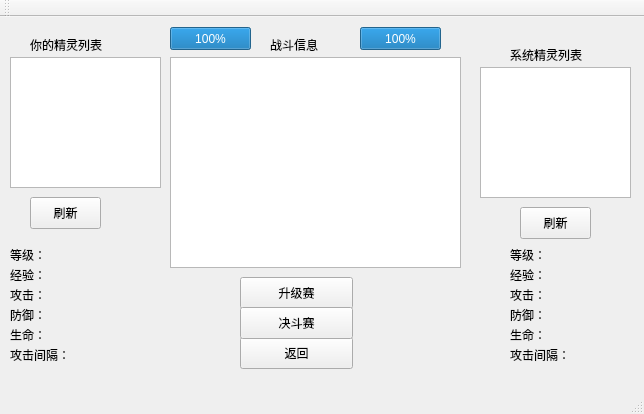
<?xml version="1.0" encoding="UTF-8"?>
<ui version="4.0">
 <class>MainWindow</class>
 <widget class="QMainWindow" name="MainWindow">
  <property name="geometry">
   <rect>
    <x>0</x>
    <y>0</y>
    <width>644</width>
    <height>414</height>
   </rect>
  </property>
  <property name="windowTitle">
   <string>MainWindow</string>
  </property>
  <widget class="QWidget" name="centralWidget">
   <widget class="QStackedWidget" name="stackedWidget">
    <property name="geometry">
     <rect>
      <x>0</x>
      <y>0</y>
      <width>644</width>
      <height>414</height>
     </rect>
    </property>
    <property name="currentIndex">
     <number>3</number>
    </property>
    <widget class="QWidget" name="page">
     <widget class="QPushButton" name="pushButton_signup">
      <property name="geometry">
       <rect>
        <x>260</x>
        <y>200</y>
        <width>81</width>
        <height>32</height>
       </rect>
      </property>
      <property name="text">
       <string>注册</string>
      </property>
     </widget>
     <widget class="QLineEdit" name="lineEdit">
      <property name="geometry">
       <rect>
        <x>270</x>
        <y>80</y>
        <width>113</width>
        <height>21</height>
       </rect>
      </property>
     </widget>
     <widget class="QLineEdit" name="lineEdit_2">
      <property name="geometry">
       <rect>
        <x>270</x>
        <y>110</y>
        <width>113</width>
        <height>21</height>
       </rect>
      </property>
      <property name="echoMode">
       <enum>QLineEdit::Password</enum>
      </property>
     </widget>
     <widget class="QLabel" name="label">
      <property name="geometry">
       <rect>
        <x>220</x>
        <y>80</y>
        <width>41</width>
        <height>16</height>
       </rect>
      </property>
      <property name="text">
       <string>账号</string>
      </property>
     </widget>
     <widget class="QPushButton" name="pushButton_login">
      <property name="geometry">
       <rect>
        <x>260</x>
        <y>160</y>
        <width>81</width>
        <height>32</height>
       </rect>
      </property>
      <property name="text">
       <string>登陆</string>
      </property>
     </widget>
     <widget class="QLabel" name="label_2">
      <property name="geometry">
       <rect>
        <x>220</x>
        <y>110</y>
        <width>31</width>
        <height>16</height>
       </rect>
      </property>
      <property name="text">
       <string>密码</string>
      </property>
     </widget>
     <widget class="QPushButton" name="pushButton_reconnect">
      <property name="geometry">
       <rect>
        <x>250</x>
        <y>240</y>
        <width>113</width>
        <height>32</height>
       </rect>
      </property>
      <property name="text">
       <string>连接服务器</string>
      </property>
     </widget>
    </widget>
    <widget class="QWidget" name="page_2">
     <widget class="QLabel" name="user_1">
      <property name="geometry">
       <rect>
        <x>100</x>
        <y>90</y>
        <width>60</width>
        <height>16</height>
       </rect>
      </property>
      <property name="text">
       <string>用户ID:</string>
      </property>
     </widget>
     <widget class="QLabel" name="user_2">
      <property name="geometry">
       <rect>
        <x>100</x>
        <y>110</y>
        <width>60</width>
        <height>16</height>
       </rect>
      </property>
      <property name="text">
       <string>精灵数量：</string>
      </property>
     </widget>
     <widget class="QLabel" name="user_3">
      <property name="geometry">
       <rect>
        <x>100</x>
        <y>130</y>
        <width>60</width>
        <height>16</height>
       </rect>
      </property>
      <property name="text">
       <string>满级数量：</string>
      </property>
     </widget>
     <widget class="QLabel" name="user_4">
      <property name="geometry">
       <rect>
        <x>100</x>
        <y>150</y>
        <width>60</width>
        <height>16</height>
       </rect>
      </property>
      <property name="text">
       <string>获胜次数：</string>
      </property>
     </widget>
     <widget class="QLabel" name="user_5">
      <property name="geometry">
       <rect>
        <x>100</x>
        <y>170</y>
        <width>60</width>
        <height>16</height>
       </rect>
      </property>
      <property name="text">
       <string>战斗次数：</string>
      </property>
     </widget>
     <widget class="QLabel" name="user_6">
      <property name="geometry">
       <rect>
        <x>100</x>
        <y>190</y>
        <width>60</width>
        <height>16</height>
       </rect>
      </property>
      <property name="text">
       <string>胜率：</string>
      </property>
     </widget>
     <widget class="QLabel" name="user_7">
      <property name="geometry">
       <rect>
        <x>100</x>
        <y>210</y>
        <width>60</width>
        <height>16</height>
       </rect>
      </property>
      <property name="text">
       <string>数量勋章：</string>
      </property>
     </widget>
     <widget class="QLabel" name="user_8">
      <property name="geometry">
       <rect>
        <x>100</x>
        <y>230</y>
        <width>60</width>
        <height>16</height>
       </rect>
      </property>
      <property name="text">
       <string>高级勋章：</string>
      </property>
     </widget>
     <widget class="QPushButton" name="button_play">
      <property name="geometry">
       <rect>
        <x>360</x>
        <y>140</y>
        <width>113</width>
        <height>32</height>
       </rect>
      </property>
      <property name="text">
       <string>战斗</string>
      </property>
     </widget>
     <widget class="QPushButton" name="button_friend">
      <property name="geometry">
       <rect>
        <x>360</x>
        <y>180</y>
        <width>113</width>
        <height>32</height>
       </rect>
      </property>
      <property name="text">
       <string>社交</string>
      </property>
     </widget>
     <widget class="QLabel" name="user_d_1">
      <property name="geometry">
       <rect>
        <x>170</x>
        <y>90</y>
        <width>60</width>
        <height>16</height>
       </rect>
      </property>
      <property name="text">
       <string/>
      </property>
     </widget>
     <widget class="QLabel" name="user_d_2">
      <property name="geometry">
       <rect>
        <x>170</x>
        <y>110</y>
        <width>60</width>
        <height>16</height>
       </rect>
      </property>
      <property name="text">
       <string/>
      </property>
     </widget>
     <widget class="QLabel" name="user_d_3">
      <property name="geometry">
       <rect>
        <x>170</x>
        <y>130</y>
        <width>60</width>
        <height>16</height>
       </rect>
      </property>
      <property name="text">
       <string/>
      </property>
     </widget>
     <widget class="QLabel" name="user_d_4">
      <property name="geometry">
       <rect>
        <x>170</x>
        <y>150</y>
        <width>60</width>
        <height>16</height>
       </rect>
      </property>
      <property name="text">
       <string/>
      </property>
     </widget>
     <widget class="QLabel" name="user_d_5">
      <property name="geometry">
       <rect>
        <x>170</x>
        <y>170</y>
        <width>60</width>
        <height>16</height>
       </rect>
      </property>
      <property name="text">
       <string/>
      </property>
     </widget>
     <widget class="QLabel" name="user_d_6">
      <property name="geometry">
       <rect>
        <x>170</x>
        <y>190</y>
        <width>60</width>
        <height>16</height>
       </rect>
      </property>
      <property name="text">
       <string/>
      </property>
     </widget>
     <widget class="QLabel" name="user_d_7">
      <property name="geometry">
       <rect>
        <x>170</x>
        <y>210</y>
        <width>60</width>
        <height>16</height>
       </rect>
      </property>
      <property name="text">
       <string/>
      </property>
     </widget>
     <widget class="QLabel" name="user_d_8">
      <property name="geometry">
       <rect>
        <x>170</x>
        <y>230</y>
        <width>60</width>
        <height>16</height>
       </rect>
      </property>
      <property name="text">
       <string/>
      </property>
     </widget>
     <widget class="QPushButton" name="button_logout">
      <property name="geometry">
       <rect>
        <x>360</x>
        <y>220</y>
        <width>113</width>
        <height>32</height>
       </rect>
      </property>
      <property name="text">
       <string>登出</string>
      </property>
     </widget>
    </widget>
    <widget class="QWidget" name="page_3">
     <widget class="QListWidget" name="listWidget">
      <property name="geometry">
       <rect>
        <x>20</x>
        <y>30</y>
        <width>161</width>
        <height>192</height>
       </rect>
      </property>
     </widget>
     <widget class="QListWidget" name="listWidget_3">
      <property name="geometry">
       <rect>
        <x>320</x>
        <y>30</y>
        <width>161</width>
        <height>192</height>
       </rect>
      </property>
     </widget>
     <widget class="QLabel" name="label_3">
      <property name="geometry">
       <rect>
        <x>70</x>
        <y>10</y>
        <width>60</width>
        <height>16</height>
       </rect>
      </property>
      <property name="text">
       <string>全部用户</string>
      </property>
     </widget>
     <widget class="QLabel" name="label_5">
      <property name="geometry">
       <rect>
        <x>380</x>
        <y>10</y>
        <width>60</width>
        <height>16</height>
       </rect>
      </property>
      <property name="text">
       <string>小精灵</string>
      </property>
     </widget>
     <widget class="QPushButton" name="pushButton_shuaxin1">
      <property name="geometry">
       <rect>
        <x>40</x>
        <y>230</y>
        <width>111</width>
        <height>32</height>
       </rect>
      </property>
      <property name="text">
       <string>查看全部用户</string>
      </property>
     </widget>
     <widget class="QPushButton" name="pushButton_shuaxin2">
      <property name="geometry">
       <rect>
        <x>40</x>
        <y>260</y>
        <width>111</width>
        <height>32</height>
       </rect>
      </property>
      <property name="text">
       <string>查看在线用户</string>
      </property>
     </widget>
     <widget class="QLabel" name="some_3">
      <property name="geometry">
       <rect>
        <x>200</x>
        <y>80</y>
        <width>60</width>
        <height>16</height>
       </rect>
      </property>
      <property name="text">
       <string>满级数量：</string>
      </property>
     </widget>
     <widget class="QLabel" name="some_4">
      <property name="geometry">
       <rect>
        <x>200</x>
        <y>100</y>
        <width>60</width>
        <height>16</height>
       </rect>
      </property>
      <property name="text">
       <string>获胜次数：</string>
      </property>
     </widget>
     <widget class="QLabel" name="some_7">
      <property name="geometry">
       <rect>
        <x>200</x>
        <y>160</y>
        <width>60</width>
        <height>16</height>
       </rect>
      </property>
      <property name="text">
       <string>数量勋章：</string>
      </property>
     </widget>
     <widget class="QLabel" name="some_d_8">
      <property name="geometry">
       <rect>
        <x>270</x>
        <y>180</y>
        <width>41</width>
        <height>16</height>
       </rect>
      </property>
      <property name="text">
       <string/>
      </property>
     </widget>
     <widget class="QLabel" name="some_6">
      <property name="geometry">
       <rect>
        <x>200</x>
        <y>140</y>
        <width>60</width>
        <height>16</height>
       </rect>
      </property>
      <property name="text">
       <string>胜率：</string>
      </property>
     </widget>
     <widget class="QLabel" name="some_1">
      <property name="geometry">
       <rect>
        <x>200</x>
        <y>40</y>
        <width>60</width>
        <height>16</height>
       </rect>
      </property>
      <property name="text">
       <string>用户ID:</string>
      </property>
     </widget>
     <widget class="QLabel" name="some_d_3">
      <property name="geometry">
       <rect>
        <x>270</x>
        <y>80</y>
        <width>41</width>
        <height>16</height>
       </rect>
      </property>
      <property name="text">
       <string/>
      </property>
     </widget>
     <widget class="QLabel" name="some_2">
      <property name="geometry">
       <rect>
        <x>200</x>
        <y>60</y>
        <width>60</width>
        <height>16</height>
       </rect>
      </property>
      <property name="text">
       <string>精灵数量：</string>
      </property>
     </widget>
     <widget class="QLabel" name="some_5">
      <property name="geometry">
       <rect>
        <x>200</x>
        <y>120</y>
        <width>60</width>
        <height>16</height>
       </rect>
      </property>
      <property name="text">
       <string>战斗次数：</string>
      </property>
     </widget>
     <widget class="QLabel" name="some_d_7">
      <property name="geometry">
       <rect>
        <x>270</x>
        <y>160</y>
        <width>31</width>
        <height>16</height>
       </rect>
      </property>
      <property name="text">
       <string/>
      </property>
     </widget>
     <widget class="QLabel" name="some_d_6">
      <property name="geometry">
       <rect>
        <x>270</x>
        <y>140</y>
        <width>41</width>
        <height>16</height>
       </rect>
      </property>
      <property name="text">
       <string/>
      </property>
     </widget>
     <widget class="QLabel" name="some_d_5">
      <property name="geometry">
       <rect>
        <x>270</x>
        <y>120</y>
        <width>51</width>
        <height>16</height>
       </rect>
      </property>
      <property name="text">
       <string/>
      </property>
     </widget>
     <widget class="QLabel" name="some_8">
      <property name="geometry">
       <rect>
        <x>200</x>
        <y>180</y>
        <width>60</width>
        <height>16</height>
       </rect>
      </property>
      <property name="text">
       <string>高级勋章：</string>
      </property>
     </widget>
     <widget class="QLabel" name="some_d_4">
      <property name="geometry">
       <rect>
        <x>270</x>
        <y>100</y>
        <width>41</width>
        <height>16</height>
       </rect>
      </property>
      <property name="text">
       <string/>
      </property>
     </widget>
     <widget class="QLabel" name="some_d_1">
      <property name="geometry">
       <rect>
        <x>260</x>
        <y>40</y>
        <width>51</width>
        <height>20</height>
       </rect>
      </property>
      <property name="text">
       <string/>
      </property>
     </widget>
     <widget class="QLabel" name="some_d_2">
      <property name="geometry">
       <rect>
        <x>270</x>
        <y>60</y>
        <width>41</width>
        <height>16</height>
       </rect>
      </property>
      <property name="text">
       <string/>
      </property>
     </widget>
     <widget class="QLabel" name="l_h_0">
      <property name="geometry">
       <rect>
        <x>490</x>
        <y>30</y>
        <width>60</width>
        <height>16</height>
       </rect>
      </property>
      <property name="text">
       <string>编号：</string>
      </property>
     </widget>
     <widget class="QLabel" name="l_h_1">
      <property name="geometry">
       <rect>
        <x>490</x>
        <y>50</y>
        <width>60</width>
        <height>16</height>
       </rect>
      </property>
      <property name="text">
       <string>名称：</string>
      </property>
     </widget>
     <widget class="QLabel" name="l_h_3">
      <property name="geometry">
       <rect>
        <x>490</x>
        <y>90</y>
        <width>60</width>
        <height>16</height>
       </rect>
      </property>
      <property name="text">
       <string>攻击：</string>
      </property>
     </widget>
     <widget class="QLabel" name="l_h_4">
      <property name="geometry">
       <rect>
        <x>490</x>
        <y>110</y>
        <width>60</width>
        <height>16</height>
       </rect>
      </property>
      <property name="text">
       <string>防御：</string>
      </property>
     </widget>
     <widget class="QLabel" name="l_h_2">
      <property name="geometry">
       <rect>
        <x>490</x>
        <y>70</y>
        <width>60</width>
        <height>16</height>
       </rect>
      </property>
      <property name="text">
       <string>等级：</string>
      </property>
     </widget>
     <widget class="QLabel" name="lh0">
      <property name="geometry">
       <rect>
        <x>550</x>
        <y>30</y>
        <width>60</width>
        <height>16</height>
       </rect>
      </property>
      <property name="text">
       <string/>
      </property>
     </widget>
     <widget class="QLabel" name="lh1">
      <property name="geometry">
       <rect>
        <x>550</x>
        <y>50</y>
        <width>60</width>
        <height>16</height>
       </rect>
      </property>
      <property name="text">
       <string/>
      </property>
     </widget>
     <widget class="QLabel" name="lh2">
      <property name="geometry">
       <rect>
        <x>550</x>
        <y>70</y>
        <width>60</width>
        <height>16</height>
       </rect>
      </property>
      <property name="text">
       <string/>
      </property>
     </widget>
     <widget class="QLabel" name="lh3">
      <property name="geometry">
       <rect>
        <x>550</x>
        <y>90</y>
        <width>60</width>
        <height>16</height>
       </rect>
      </property>
      <property name="text">
       <string/>
      </property>
     </widget>
     <widget class="QLabel" name="lh4">
      <property name="geometry">
       <rect>
        <x>550</x>
        <y>110</y>
        <width>60</width>
        <height>16</height>
       </rect>
      </property>
      <property name="text">
       <string/>
      </property>
     </widget>
     <widget class="QLabel" name="l_h_7">
      <property name="geometry">
       <rect>
        <x>490</x>
        <y>170</y>
        <width>60</width>
        <height>16</height>
       </rect>
      </property>
      <property name="text">
       <string>闪避率：</string>
      </property>
     </widget>
     <widget class="QLabel" name="l_h_5">
      <property name="geometry">
       <rect>
        <x>490</x>
        <y>130</y>
        <width>60</width>
        <height>16</height>
       </rect>
      </property>
      <property name="text">
       <string>生命：</string>
      </property>
     </widget>
     <widget class="QLabel" name="l_h_6">
      <property name="geometry">
       <rect>
        <x>490</x>
        <y>150</y>
        <width>60</width>
        <height>16</height>
       </rect>
      </property>
      <property name="text">
       <string>暴击率：</string>
      </property>
     </widget>
     <widget class="QLabel" name="lh5">
      <property name="geometry">
       <rect>
        <x>550</x>
        <y>130</y>
        <width>60</width>
        <height>16</height>
       </rect>
      </property>
      <property name="text">
       <string/>
      </property>
     </widget>
     <widget class="QLabel" name="lh6">
      <property name="geometry">
       <rect>
        <x>550</x>
        <y>150</y>
        <width>60</width>
        <height>16</height>
       </rect>
      </property>
      <property name="text">
       <string/>
      </property>
     </widget>
     <widget class="QLabel" name="lh7">
      <property name="geometry">
       <rect>
        <x>550</x>
        <y>170</y>
        <width>60</width>
        <height>16</height>
       </rect>
      </property>
      <property name="text">
       <string/>
      </property>
     </widget>
     <widget class="QPushButton" name="pushButton">
      <property name="geometry">
       <rect>
        <x>510</x>
        <y>310</y>
        <width>113</width>
        <height>32</height>
       </rect>
      </property>
      <property name="text">
       <string>返回</string>
      </property>
     </widget>
    </widget>
    <widget class="QWidget" name="page_4">
     <widget class="QPushButton" name="pushButton_2">
      <property name="geometry">
       <rect>
        <x>240</x>
        <y>320</y>
        <width>113</width>
        <height>32</height>
       </rect>
      </property>
      <property name="text">
       <string>返回</string>
      </property>
     </widget>
     <widget class="QListWidget" name="listWidget_5">
      <property name="geometry">
       <rect>
        <x>10</x>
        <y>40</y>
        <width>151</width>
        <height>131</height>
       </rect>
      </property>
     </widget>
     <widget class="QListWidget" name="listWidget_6">
      <property name="geometry">
       <rect>
        <x>480</x>
        <y>50</y>
        <width>151</width>
        <height>131</height>
       </rect>
      </property>
     </widget>
     <widget class="QLabel" name="label_9">
      <property name="geometry">
       <rect>
        <x>30</x>
        <y>20</y>
        <width>81</width>
        <height>16</height>
       </rect>
      </property>
      <property name="text">
       <string>你的精灵列表</string>
      </property>
     </widget>
     <widget class="QLabel" name="label_10">
      <property name="geometry">
       <rect>
        <x>510</x>
        <y>30</y>
        <width>81</width>
        <height>16</height>
       </rect>
      </property>
      <property name="text">
       <string>系统精灵列表</string>
      </property>
     </widget>
     <widget class="QListWidget" name="listWidget_7">
      <property name="geometry">
       <rect>
        <x>170</x>
        <y>40</y>
        <width>291</width>
        <height>211</height>
       </rect>
      </property>
     </widget>
     <widget class="QLabel" name="label_11">
      <property name="geometry">
       <rect>
        <x>270</x>
        <y>20</y>
        <width>81</width>
        <height>16</height>
       </rect>
      </property>
      <property name="text">
       <string>战斗信息</string>
      </property>
     </widget>
     <widget class="QPushButton" name="pushButton_3">
      <property name="geometry">
       <rect>
        <x>240</x>
        <y>260</y>
        <width>113</width>
        <height>32</height>
       </rect>
      </property>
      <property name="text">
       <string>升级赛</string>
      </property>
     </widget>
     <widget class="QPushButton" name="pushButton_4">
      <property name="geometry">
       <rect>
        <x>240</x>
        <y>290</y>
        <width>113</width>
        <height>32</height>
       </rect>
      </property>
      <property name="text">
       <string>决斗赛</string>
      </property>
     </widget>
     <widget class="QPushButton" name="pushButton_5">
      <property name="geometry">
       <rect>
        <x>30</x>
        <y>180</y>
        <width>71</width>
        <height>32</height>
       </rect>
      </property>
      <property name="text">
       <string>刷新</string>
      </property>
     </widget>
     <widget class="QPushButton" name="pushButton_6">
      <property name="geometry">
       <rect>
        <x>520</x>
        <y>190</y>
        <width>71</width>
        <height>32</height>
       </rect>
      </property>
      <property name="text">
       <string>刷新</string>
      </property>
     </widget>
     <widget class="QProgressBar" name="progressBar">
      <property name="geometry">
       <rect>
        <x>170</x>
        <y>10</y>
        <width>81</width>
        <height>23</height>
       </rect>
      </property>
      <property name="value">
       <number>100</number>
      </property>
     </widget>
     <widget class="QProgressBar" name="progressBar_2">
      <property name="geometry">
       <rect>
        <x>360</x>
        <y>10</y>
        <width>81</width>
        <height>23</height>
       </rect>
      </property>
      <property name="value">
       <number>100</number>
      </property>
     </widget>
     <widget class="QLabel" name="mh0">
      <property name="geometry">
       <rect>
        <x>10</x>
        <y>230</y>
        <width>111</width>
        <height>16</height>
       </rect>
      </property>
      <property name="text">
       <string>等级：</string>
      </property>
     </widget>
     <widget class="QLabel" name="mh1">
      <property name="geometry">
       <rect>
        <x>10</x>
        <y>250</y>
        <width>101</width>
        <height>16</height>
       </rect>
      </property>
      <property name="text">
       <string>经验：</string>
      </property>
     </widget>
     <widget class="QLabel" name="mh2">
      <property name="geometry">
       <rect>
        <x>10</x>
        <y>270</y>
        <width>101</width>
        <height>16</height>
       </rect>
      </property>
      <property name="text">
       <string>攻击：</string>
      </property>
     </widget>
     <widget class="QLabel" name="mh3">
      <property name="geometry">
       <rect>
        <x>10</x>
        <y>290</y>
        <width>101</width>
        <height>16</height>
       </rect>
      </property>
      <property name="text">
       <string>防御：</string>
      </property>
     </widget>
     <widget class="QLabel" name="mh4">
      <property name="geometry">
       <rect>
        <x>10</x>
        <y>310</y>
        <width>111</width>
        <height>16</height>
       </rect>
      </property>
      <property name="text">
       <string>生命：</string>
      </property>
     </widget>
     <widget class="QLabel" name="mh5">
      <property name="geometry">
       <rect>
        <x>10</x>
        <y>330</y>
        <width>111</width>
        <height>16</height>
       </rect>
      </property>
      <property name="text">
       <string>攻击间隔：</string>
      </property>
     </widget>
     <widget class="QLabel" name="mh2_2">
      <property name="geometry">
       <rect>
        <x>510</x>
        <y>270</y>
        <width>101</width>
        <height>16</height>
       </rect>
      </property>
      <property name="text">
       <string>攻击：</string>
      </property>
     </widget>
     <widget class="QLabel" name="mh4_2">
      <property name="geometry">
       <rect>
        <x>510</x>
        <y>310</y>
        <width>111</width>
        <height>16</height>
       </rect>
      </property>
      <property name="text">
       <string>生命：</string>
      </property>
     </widget>
     <widget class="QLabel" name="mh5_2">
      <property name="geometry">
       <rect>
        <x>510</x>
        <y>330</y>
        <width>111</width>
        <height>16</height>
       </rect>
      </property>
      <property name="text">
       <string>攻击间隔：</string>
      </property>
     </widget>
     <widget class="QLabel" name="mh0_2">
      <property name="geometry">
       <rect>
        <x>510</x>
        <y>230</y>
        <width>111</width>
        <height>16</height>
       </rect>
      </property>
      <property name="text">
       <string>等级：</string>
      </property>
     </widget>
     <widget class="QLabel" name="mh3_2">
      <property name="geometry">
       <rect>
        <x>510</x>
        <y>290</y>
        <width>101</width>
        <height>16</height>
       </rect>
      </property>
      <property name="text">
       <string>防御：</string>
      </property>
     </widget>
     <widget class="QLabel" name="mh1_2">
      <property name="geometry">
       <rect>
        <x>510</x>
        <y>250</y>
        <width>101</width>
        <height>16</height>
       </rect>
      </property>
      <property name="text">
       <string>经验：</string>
      </property>
     </widget>
    </widget>
   </widget>
  </widget>
  <widget class="QMenuBar" name="menuBar">
   <property name="geometry">
    <rect>
     <x>0</x>
     <y>0</y>
     <width>644</width>
     <height>22</height>
    </rect>
   </property>
  </widget>
  <widget class="QToolBar" name="mainToolBar">
   <attribute name="toolBarArea">
    <enum>TopToolBarArea</enum>
   </attribute>
   <attribute name="toolBarBreak">
    <bool>false</bool>
   </attribute>
  </widget>
  <widget class="QStatusBar" name="statusBar"/>
 </widget>
 <layoutdefault spacing="6" margin="11"/>
 <resources/>
 <connections/>
</ui>
